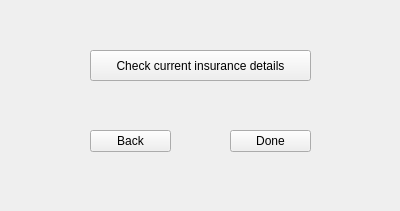
<?xml version="1.0" encoding="UTF-8"?>
<ui version="4.0">
 <class>Form</class>
 <widget class="QWidget" name="Form">
  <property name="geometry">
   <rect>
    <x>0</x>
    <y>0</y>
    <width>400</width>
    <height>211</height>
   </rect>
  </property>
  <property name="windowTitle">
   <string>INSURANCE</string>
  </property>
  <widget class="QToolButton" name="insuranceDetailsButton">
   <property name="geometry">
    <rect>
     <x>90</x>
     <y>50</y>
     <width>221</width>
     <height>31</height>
    </rect>
   </property>
   <property name="text">
    <string>Check current insurance details</string>
   </property>
  </widget>
  <widget class="QToolButton" name="backButton">
   <property name="geometry">
    <rect>
     <x>90</x>
     <y>130</y>
     <width>81</width>
     <height>22</height>
    </rect>
   </property>
   <property name="text">
    <string>Back</string>
   </property>
  </widget>
  <widget class="QToolButton" name="doneButton">
   <property name="geometry">
    <rect>
     <x>230</x>
     <y>130</y>
     <width>81</width>
     <height>22</height>
    </rect>
   </property>
   <property name="text">
    <string>Done</string>
   </property>
  </widget>
 </widget>
 <resources/>
 <connections/>
</ui>
